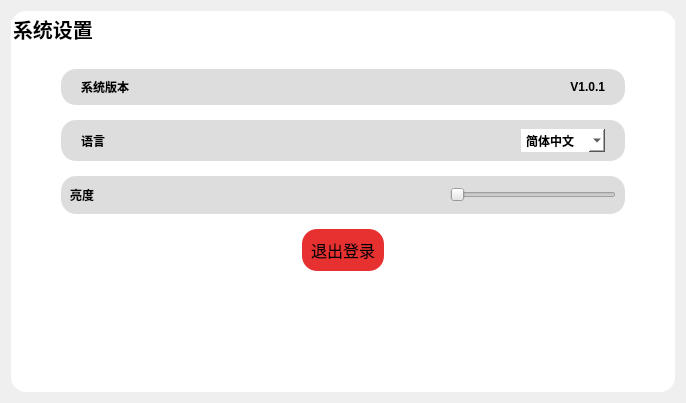
         <widget class="QWidget" name="page">
          <layout class="QHBoxLayout" name="horizontalLayout_13">
           <item>
            <widget class="QWidget" name="widget_34" native="true">
             <property name="sizePolicy">
              <sizepolicy hsizetype="Preferred" vsizetype="Preferred">
               <horstretch>0</horstretch>
               <verstretch>0</verstretch>
              </sizepolicy>
             </property>
             <property name="minimumSize">
              <size>
               <width>0</width>
               <height>20</height>
              </size>
             </property>
             <property name="styleSheet">
              <string notr="true">QWidget{
	background-color: white;
	border-radius: 15px;
}</string>
             </property>
             <layout class="QVBoxLayout" name="verticalLayout_8">
              <property name="leftMargin">
               <number>0</number>
              </property>
              <property name="rightMargin">
               <number>0</number>
              </property>
              <item>
               <widget class="QLineEdit" name="lineEdit_12">
                <property name="font">
                 <font>
                  <family>Microsoft JhengHei UI</family>
                  <pointsize>15</pointsize>
                  <weight>75</weight>
                  <bold>true</bold>
                 </font>
                </property>
                <property name="text">
                 <string>系统设置</string>
                </property>
               </widget>
              </item>
              <item>
               <widget class="Line" name="line_4">
                <property name="minimumSize">
                 <size>
                  <width>0</width>
                  <height>2</height>
                 </size>
                </property>
                <property name="maximumSize">
                 <size>
                  <width>16777215</width>
                  <height>2</height>
                 </size>
                </property>
                <property name="styleSheet">
                 <string notr="true">Line{
	background-color: #008C8C
}</string>
                </property>
                <property name="orientation">
                 <enum>Qt::Horizontal</enum>
                </property>
               </widget>
              </item>
              <item>
               <widget class="QWidget" name="widget_35" native="true">
                <layout class="QGridLayout" name="gridLayout_4">
                 <property name="leftMargin">
                  <number>50</number>
                 </property>
                 <property name="rightMargin">
                  <number>50</number>
                 </property>
                 <property name="verticalSpacing">
                  <number>15</number>
                 </property>
                 <item row="5" column="1">
                  <spacer name="verticalSpacer_5">
                   <property name="orientation">
                    <enum>Qt::Vertical</enum>
                   </property>
                   <property name="sizeType">
                    <enum>QSizePolicy::Maximum</enum>
                   </property>
                   <property name="sizeHint" stdset="0">
                    <size>
                     <width>20</width>
                     <height>103</height>
                    </size>
                   </property>
                  </spacer>
                 </item>
                 <item row="4" column="2">
                  <spacer name="horizontalSpacer_4">
                   <property name="orientation">
                    <enum>Qt::Horizontal</enum>
                   </property>
                   <property name="sizeType">
                    <enum>QSizePolicy::Preferred</enum>
                   </property>
                   <property name="sizeHint" stdset="0">
                    <size>
                     <width>235</width>
                     <height>20</height>
                    </size>
                   </property>
                  </spacer>
                 </item>
                 <item row="2" column="0" colspan="3">
                  <widget class="QWidget" name="setting_option_3" native="true">
                   <property name="maximumSize">
                    <size>
                     <width>16777215</width>
                     <height>50</height>
                    </size>
                   </property>
                   <property name="styleSheet">
                    <string notr="true">#setting_option_3{
	background-color: #DDDDDD
}</string>
                   </property>
                   <layout class="QHBoxLayout" name="horizontalLayout_15">
                    <item>
                     <widget class="QLabel" name="brightness">
                      <property name="font">
                       <font>
                        <family>Microsoft JhengHei UI</family>
                        <weight>75</weight>
                        <bold>true</bold>
                       </font>
                      </property>
                      <property name="styleSheet">
                       <string notr="true">#brightness{
	background-color: #DDDDDD
}</string>
                      </property>
                      <property name="text">
                       <string>亮度</string>
                      </property>
                     </widget>
                    </item>
                    <item>
                     <spacer name="horizontalSpacer_6">
                      <property name="orientation">
                       <enum>Qt::Horizontal</enum>
                      </property>
                      <property name="sizeType">
                       <enum>QSizePolicy::Maximum</enum>
                      </property>
                      <property name="sizeHint" stdset="0">
                       <size>
                        <width>350</width>
                        <height>20</height>
                       </size>
                      </property>
                     </spacer>
                    </item>
                    <item>
                     <widget class="QSlider" name="brightnessSlider">
                      <property name="styleSheet">
                       <string notr="true">#brightnessSlider{
	background-color: #DDDDDD
}</string>
                      </property>
                      <property name="orientation">
                       <enum>Qt::Horizontal</enum>
                      </property>
                     </widget>
                    </item>
                   </layout>
                  </widget>
                 </item>
                 <item row="4" column="0">
                  <spacer name="horizontalSpacer_3">
                   <property name="orientation">
                    <enum>Qt::Horizontal</enum>
                   </property>
                   <property name="sizeType">
                    <enum>QSizePolicy::Preferred</enum>
                   </property>
                   <property name="sizeHint" stdset="0">
                    <size>
                     <width>235</width>
                     <height>20</height>
                    </size>
                   </property>
                  </spacer>
                 </item>
                 <item row="1" column="0" colspan="3">
                  <widget class="QWidget" name="setting_option_2" native="true">
                   <property name="maximumSize">
                    <size>
                     <width>16777215</width>
                     <height>50</height>
                    </size>
                   </property>
                   <property name="styleSheet">
                    <string notr="true">#setting_option_2{
	background-color: #DDDDDD
}</string>
                   </property>
                   <layout class="QHBoxLayout" name="horizontalLayout_14">
                    <property name="leftMargin">
                     <number>20</number>
                    </property>
                    <property name="rightMargin">
                     <number>20</number>
                    </property>
                    <item>
                     <widget class="QLabel" name="language">
                      <property name="font">
                       <font>
                        <family>Microsoft JhengHei UI</family>
                        <weight>75</weight>
                        <bold>true</bold>
                       </font>
                      </property>
                      <property name="styleSheet">
                       <string notr="true">#language{
	background-color: #DDDDDD
}</string>
                      </property>
                      <property name="text">
                       <string>语言</string>
                      </property>
                     </widget>
                    </item>
                    <item>
                     <spacer name="horizontalSpacer_5">
                      <property name="orientation">
                       <enum>Qt::Horizontal</enum>
                      </property>
                      <property name="sizeType">
                       <enum>QSizePolicy::Maximum</enum>
                      </property>
                      <property name="sizeHint" stdset="0">
                       <size>
                        <width>350</width>
                        <height>20</height>
                       </size>
                      </property>
                     </spacer>
                    </item>
                    <item>
                     <widget class="QComboBox" name="langOption">
                      <property name="minimumSize">
                       <size>
                        <width>0</width>
                        <height>23</height>
                       </size>
                      </property>
                      <property name="maximumSize">
                       <size>
                        <width>16777215</width>
                        <height>23</height>
                       </size>
                      </property>
                      <property name="font">
                       <font>
                        <family>Microsoft JhengHei UI</family>
                        <weight>75</weight>
                        <bold>true</bold>
                       </font>
                      </property>
                      <item>
                       <property name="text">
                        <string>简体中文</string>
                       </property>
                      </item>
                      <item>
                       <property name="text">
                        <string>English</string>
                       </property>
                      </item>
                     </widget>
                    </item>
                   </layout>
                  </widget>
                 </item>
                 <item row="0" column="0" colspan="3">
                  <widget class="QWidget" name="setting_option_1" native="true">
                   <property name="maximumSize">
                    <size>
                     <width>16777215</width>
                     <height>50</height>
                    </size>
                   </property>
                   <property name="styleSheet">
                    <string notr="true">#setting_option_1{
	background-color: #DDDDDD
}</string>
                   </property>
                   <layout class="QHBoxLayout" name="horizontalLayout_12">
                    <property name="leftMargin">
                     <number>20</number>
                    </property>
                    <property name="rightMargin">
                     <number>20</number>
                    </property>
                    <item>
                     <widget class="QLabel" name="edtion">
                      <property name="font">
                       <font>
                        <family>Microsoft JhengHei UI</family>
                        <weight>75</weight>
                        <bold>true</bold>
                       </font>
                      </property>
                      <property name="styleSheet">
                       <string notr="true">#edtion{
	background-color: #DDDDDD	
}</string>
                      </property>
                      <property name="text">
                       <string>系统版本                                                                    </string>
                      </property>
                     </widget>
                    </item>
                    <item>
                     <widget class="QLabel" name="edtionValue">
                      <property name="font">
                       <font>
                        <family>Microsoft JhengHei UI</family>
                        <weight>75</weight>
                        <bold>true</bold>
                       </font>
                      </property>
                      <property name="styleSheet">
                       <string notr="true">#edtionValue{
	background-color: #DDDDDD
}</string>
                      </property>
                      <property name="text">
                       <string>V1.0.1</string>
                      </property>
                      <property name="alignment">
                       <set>Qt::AlignRight|Qt::AlignTrailing|Qt::AlignVCenter</set>
                      </property>
                     </widget>
                    </item>
                   </layout>
                  </widget>
                 </item>
                 <item row="4" column="1">
                  <widget class="QWidget" name="setting_option_5" native="true">
                   <property name="maximumSize">
                    <size>
                     <width>16777215</width>
                     <height>50</height>
                    </size>
                   </property>
                   <property name="styleSheet">
                    <string notr="true">#setting_option_5{
	background-color: #E73131
}</string>
                   </property>
                   <layout class="QHBoxLayout" name="horizontalLayout_16">
                    <item>
                     <widget class="QLabel" name="signOut">
                      <property name="maximumSize">
                       <size>
                        <width>16777215</width>
                        <height>60</height>
                       </size>
                      </property>
                      <property name="font">
                       <font>
                        <family>Microsoft JhengHei UI</family>
                        <pointsize>12</pointsize>
                        <weight>50</weight>
                        <bold>false</bold>
                       </font>
                      </property>
                      <property name="styleSheet">
                       <string notr="true">#signOut{
	background-color: #E73131
}</string>
                      </property>
                      <property name="text">
                       <string>退出登录</string>
                      </property>
                      <property name="alignment">
                       <set>Qt::AlignCenter</set>
                      </property>
                     </widget>
                    </item>
                   </layout>
                  </widget>
                 </item>
                </layout>
               </widget>
              </item>
             </layout>
            </widget>
           </item>
          </layout>
         </widget>
